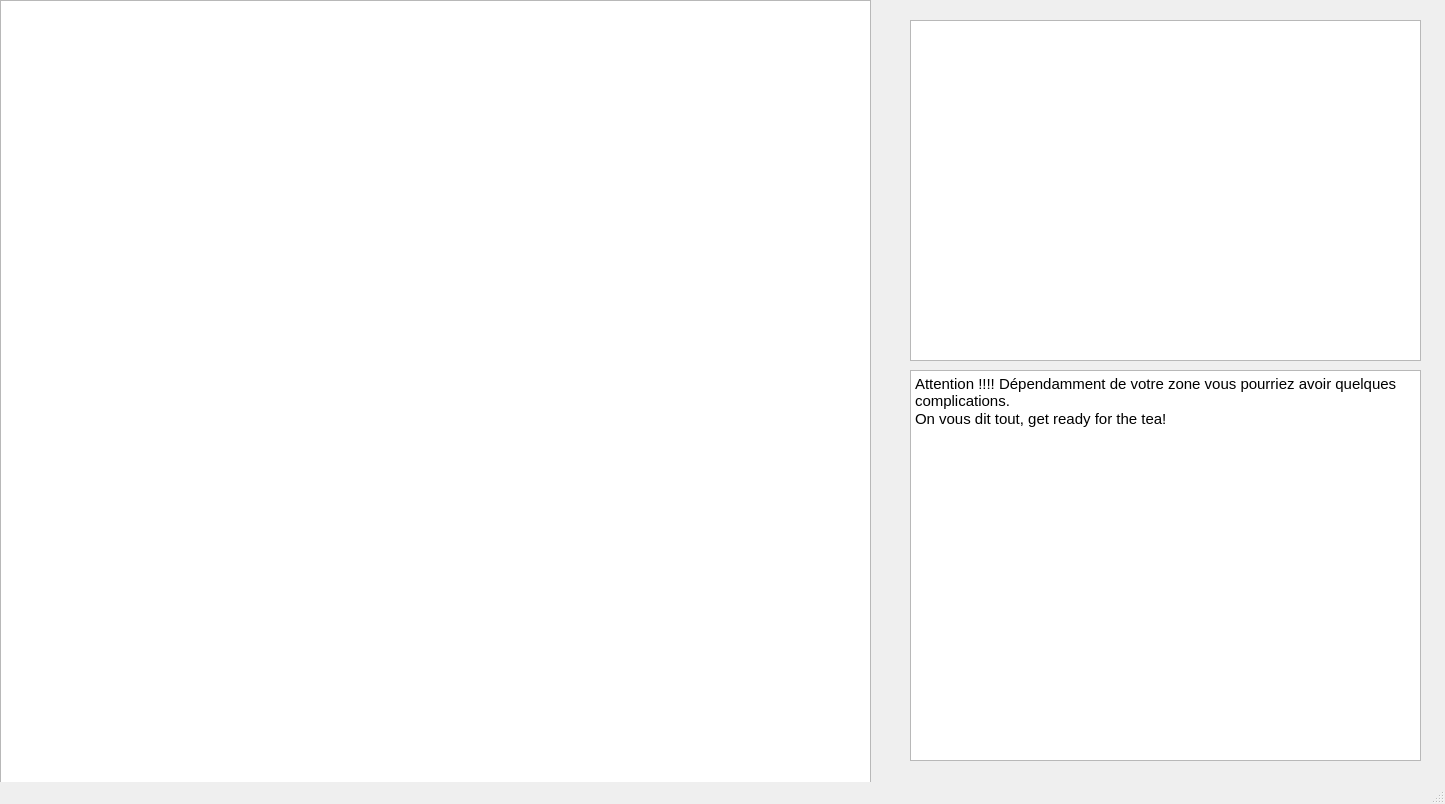
<?xml version="1.0" encoding="UTF-8"?>
<ui version="4.0">
 <class>zone</class>
 <widget class="QMainWindow" name="zone">
  <property name="geometry">
   <rect>
    <x>0</x>
    <y>0</y>
    <width>1445</width>
    <height>804</height>
   </rect>
  </property>
  <property name="windowTitle">
   <string>MainWindow</string>
  </property>
  <widget class="QWidget" name="centralwidget">
   <widget class="QGraphicsView" name="graphicsView">
    <property name="geometry">
     <rect>
      <x>0</x>
      <y>0</y>
      <width>871</width>
      <height>791</height>
     </rect>
    </property>
   </widget>
   <widget class="QTextEdit" name="textEdit">
    <property name="geometry">
     <rect>
      <x>910</x>
      <y>370</y>
      <width>511</width>
      <height>391</height>
     </rect>
    </property>
    <property name="html">
     <string>&lt;!DOCTYPE HTML PUBLIC &quot;-//W3C//DTD HTML 4.0//EN&quot; &quot;http://www.w3.org/TR/REC-html40/strict.dtd&quot;&gt;
&lt;html&gt;&lt;head&gt;&lt;meta name=&quot;qrichtext&quot; content=&quot;1&quot; /&gt;&lt;meta charset=&quot;utf-8&quot; /&gt;&lt;style type=&quot;text/css&quot;&gt;
p, li { white-space: pre-wrap; }
hr { height: 1px; border-width: 0; }
li.unchecked::marker { content: &quot;\2610&quot;; }
li.checked::marker { content: &quot;\2612&quot;; }
&lt;/style&gt;&lt;/head&gt;&lt;body style=&quot; font-family:'Ubuntu'; font-size:11pt; font-weight:400; font-style:normal;&quot;&gt;
&lt;p style=&quot; margin-top:0px; margin-bottom:0px; margin-left:0px; margin-right:0px; -qt-block-indent:0; text-indent:0px;&quot;&gt;Attention !!!! Dépendamment de votre zone vous pourriez avoir quelques complications.&lt;/p&gt;
&lt;p style=&quot; margin-top:0px; margin-bottom:0px; margin-left:0px; margin-right:0px; -qt-block-indent:0; text-indent:0px;&quot;&gt;On vous dit tout, get ready for the tea!&lt;/p&gt;&lt;/body&gt;&lt;/html&gt;</string>
    </property>
   </widget>
   <widget class="QTextEdit" name="textEdit_2">
    <property name="geometry">
     <rect>
      <x>910</x>
      <y>20</y>
      <width>511</width>
      <height>341</height>
     </rect>
    </property>
   </widget>
  </widget>
  <widget class="QMenuBar" name="menubar">
   <property name="geometry">
    <rect>
     <x>0</x>
     <y>0</y>
     <width>1445</width>
     <height>22</height>
    </rect>
   </property>
  </widget>
  <widget class="QStatusBar" name="statusbar"/>
 </widget>
 <resources/>
 <connections/>
</ui>
